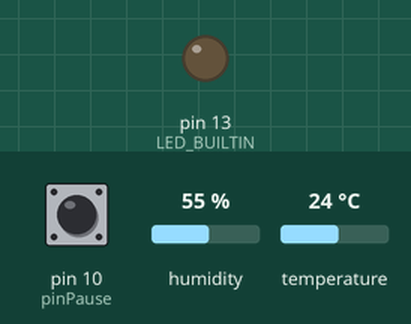
Bench run of a sketch on a simulated Arduino Leonardo, built with avr-gcc and run on an emulated ATmega32U4. Parts: output pins drawn as LEDs (lit = HIGH). Dashed ring = blinking. The test bench sets the inputs (shaded band); at power-on: pin 10 (pinPause) HIGH, humidity 55 %, temperature 24 °C. USB keyboard and mouse output is not drawn.

Above: at 1.9 s.
2.0 s: pin 10 (pinPause) pulled LOW for 1.35 s
At 2.28 s:
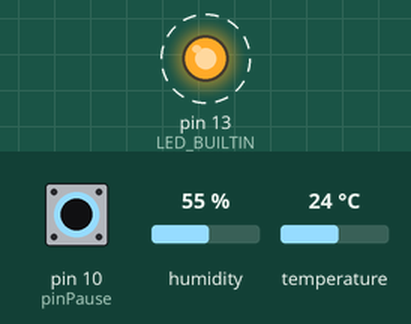
4.8 s: pin 10 (pinPause) pulled LOW for 3.2 s
At 8.8 s:
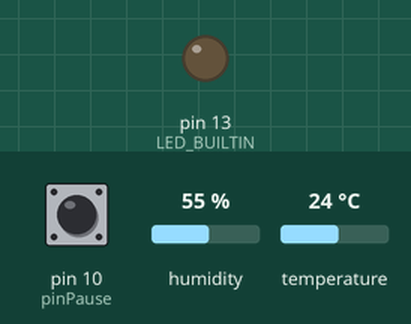
Timing chart, 0 to 10.3 s (numbered marks = the images above; inputs shaded):
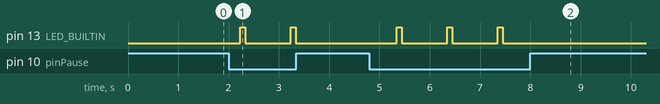

Measured:
- after the input at 2.0 s, pin 13 (LED_BUILTIN): alternates HIGH for 0.10 s and LOW for 0.90 s, starting after 0.23 s
- after the input at 4.8 s, pin 13 (LED_BUILTIN): alternates HIGH for 0.10 s and LOW for 0.90 s, 6 changes in all, then stays LOW, starting after 0.55 s

The sketch:

Arduino_Micro_DHT22.ino
```cpp
/*
     Q0482-Sketch.ino
     AUTOR:   BrincandoComIdeias
     LINK:    https://www.youtube.com/brincandocomideias ; https://cursodearduino.net/
     COMPRE:  https://www.arducore.com.br/
     SKETCH:  Data Logger com Envio ao Excel via Teclado (Para Arduino Leonardo ou Compatível)
     DATA:    20/07/2019
Atualizdo em 12.02.2021 por Getúlio Teruo Tateoki
   ******SOMENTE TEMPERATURA******
*/
//SENSOR DE TEMPERATURA E HUMIDADE RELATIVA
#include <dht.h>

//OBJETO PARA EMULADOR DE TECLADO (ARDUINO LEONARDO OU COMPATIVEL)
#include <Keyboard.h>

//CRIACAO DOS OBJETOS
dht DHT;

//PINAGEM DO CIRCUITO
#define pinPause 10
#define DHT22_PIN 4

//DECLARACAO DAS FUNCOES
void estadoPause();
void erroCritico();
void teclaEnter();
void teclaTAB();

//EXECUTADO QUANDO O ARDUINO FOR LIGADO
void setup() {
  //INICIO DOS PINOS
  pinMode(pinPause, INPUT_PULLUP);

  //INICIO DO EMULADOR DE TECLADO
  Keyboard.begin();
}

//EXECUTADO REPETIDAMENTE APÓS A EXECUCAO DO SETUP
void loop() {

  //PARA FACILITAR FUTURAS CARGAS
  if (!digitalRead(pinPause)) {
    estadoPause();
    return;
  }

  int chk = DHT.read22(DHT22_PIN);
  if (chk == DHTLIB_OK) {

/*
    String umidade_string;
    umidade_string = String(DHT.humidity, 2);
    umidade_string.replace(".", ",");

    Keyboard.print(umidade_string);
    teclaTAB();
*/

    String temperatura_string;
    temperatura_string = String(DHT.temperature, 2);
    temperatura_string.replace(".", ",");

    Keyboard.print(temperatura_string);
    teclaTAB();
  }

  teclaEnter();
// delay(2000); //medida a cada 2 segundos

 delay(1000); //medida a cada 1 segundo
}

//FUNCAO PARA AGUARDAR ANTES DE INICIAR O SETUP PARA NAO PROJUDICAR FUTURAS CARGAS
void estadoPause() {
  pinMode(LED_BUILTIN, OUTPUT);
  digitalWrite(LED_BUILTIN, HIGH);   // turn the LED on (HIGH is the voltage level)
  delay(100);                       // wait for a second
  digitalWrite(LED_BUILTIN, LOW);    // turn the LED off by making the voltage LOW
  delay(900);                       // wait for a second
}

//FUNCAO PARA AVISO DE ERRO CRITICO ATRAVES DO LED INTERNO DO ARDUINO
void erroCritico() {
  pinMode(LED_BUILTIN, OUTPUT);
  while (true) {
    digitalWrite(LED_BUILTIN, HIGH);   // turn the LED on (HIGH is the voltage level)
    delay(200);                       // wait for a second
    digitalWrite(LED_BUILTIN, LOW);    // turn the LED off by making the voltage LOW
    delay(200);                       // wait for a second
  }
}

//FUNCAO PARA ENVIAR O APERTO DE UM ENTER
void teclaEnter() {
  Keyboard.press(KEY_RETURN);   // PRESSIONA O ENTER
  delay(50);                   // ESPERA 100 MILISSEGUNDOS
  Keyboard.release(KEY_RETURN); // SOLTA O ENTER
}

//FUNCAO PARA ENVIAR O APERTO DE UM TAB
void teclaTAB() {
  Keyboard.press(KEY_TAB);   // PRESSIONA O TAB
  delay(50);                // ESPERA 100 MILISSEGUNDOS
  Keyboard.release(KEY_TAB); // SOLTA O TAB
}
```
